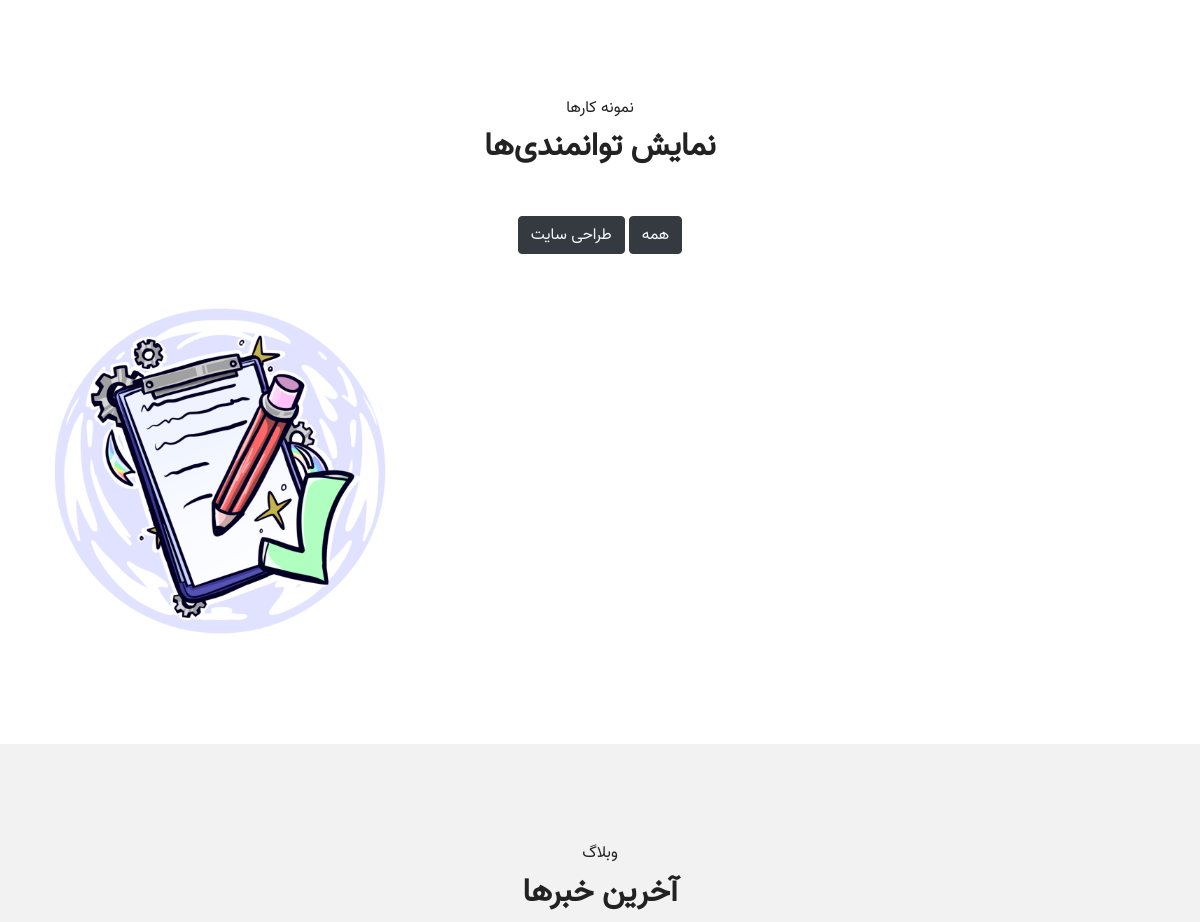
The app's page / (middle part), older data.
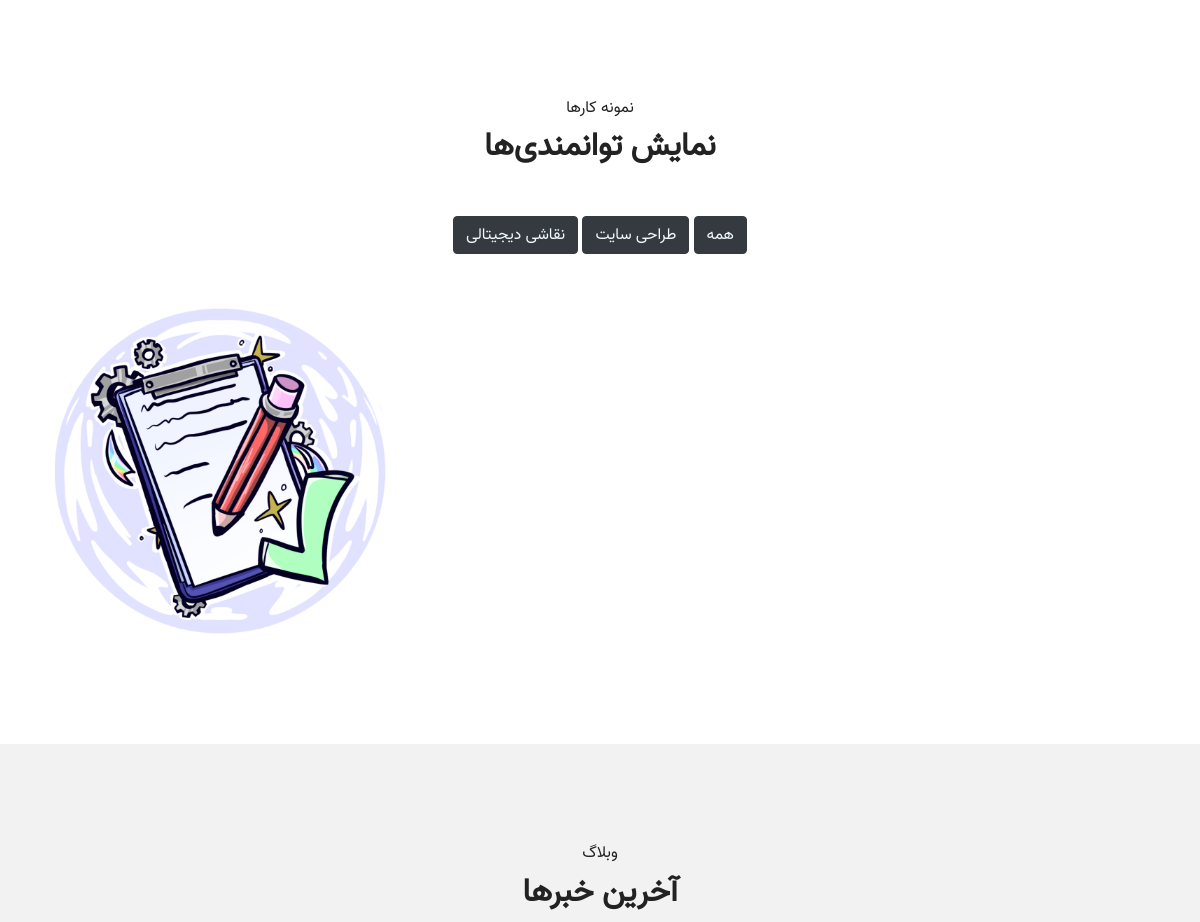
The same page, newer data.
### home/models.py (models this page shows, shortened)
class Category(models.Model):
    title = models.CharField(max_length=100 , verbose_name='عنوان دسته بندی')
    slug = models.SlugField(max_length=100 ,allow_unicode=True, unique= True , verbose_name= 'آدرس دسته بندی')
    class Meta:
        verbose_name = 'دسته‌بندی'
        verbose_name_plural = 'دسته‌بندی‌ها'

class Portfolio(models.Model):
    title = models.CharField(max_length=150, verbose_name='عنوان پروژه')
    slug = models.SlugField(max_length=100, unique=True,blank=True,allow_unicode=True , verbose_name='آدرس')
    category = models.ForeignKey(Category , on_delete= models.CASCADE , related_name= 'category', verbose_name='دسته‌بندی')
    employer = models.CharField(max_length=150, verbose_name='کارفرما')
    history = models.DateField(verbose_name='تاریخ انجام')
    address_project = models.URLField(max_length=200, verbose_name='آدرس پروژه')
    description=models.TextField(verbose_name='توضیحات')
    image = models.ImageField(upload_to = 'portfolio/', verbose_name='تصویر')
    created = models.DateTimeField(auto_now_add=True, verbose_name='تاریخ ایجاد')
    updated = models.DateTimeField(auto_now=True, verbose_name='تاریخ بروزرسانی')
    class Meta:
        verbose_name = 'نمونه‌کار'
        verbose_name_plural = 'نمونه‌کارها'

### home/views.py (the view)
# urls.py: re_path(r'^(?P<cat_slug>[-\wآ-ی]+)/$', HomeView.as_view() , name='home'),
class HomeView(View):
    template_name = 'home/index.html'
    form_class = ContactForm
    def get(self,requset , cat_slug = None):
        post = Post.objects.filter(status = 'p')
        about_us = AboutUs.objects.first()
        service = Service.objects.all()
        stats = StatsSection.objects.all()
        portfolio = Portfolio.objects.all()
        categories = Category.objects.all()
        team_member = TeamMember.objects.all()
        form = self.form_class()
        if cat_slug :
            category = get_object_or_404(Category , slug = cat_slug)
            portfolio = Portfolio.objects.filter(category = category)
        return render(requset , self.template_name , {
            'form':form ,
            'posts':post ,
            'about_us':about_us,
            'services':service,
            'stats':stats,
            'portfolio':portfolio,
            'category':categories,
            'team_member':team_member,
            })

### meta/context_processors.py (called while the page is built)
def static_path(request):
    return {"STATIC_PATH": settings.STATIC_URL}

### home/templates/home/index.html (shortened to what this page needs)
{% extends 'base.html' %}
{% block content %}
        <section class="portfolio pt-100 pb-70" data-scroll-index="3">
            <div class="container">
                <div class="row">
                    <div class="col">
                        <div class="heading text-center">
                            <h6>نمونه کارها</h6>
                            <h2>نمایش توانمندی‌ها</h2>
                        </div>
                        <div class="portfolio-filter text-center">
                            <ul>
                                <a href="{% url 'home:home' %}" class="btn btn-dark" style="-webkit-text-fill-color: aliceblue;">همه</a>
                                {% for cat in category %}
                                <a  href="{% url 'home:home' cat.slug %}" class="btn btn-dark" style="-webkit-text-fill-color: aliceblue;">{{cat.title}}</a>
                                {% endfor %}
                            </ul>
                        </div>
                    </div>
                </div>
                <div class="row portfolio-items">
                {% include 'home/portfolio_items.html' %}
                </div>
            </div>
        </section>
        <section class="blogs pt-100 pb-100 bg-gray" data-scroll-index="4">
            <div class="container">
                <div class="row">
                    <div class="col text-center">
                        <div class="heading text-center">
                            <h6>وبلاگ</h6>
                            <h2>آخرین خبرها</h2>
                        </div>
                    </div>
                </div>
            </div>
        </section>
{% endblock %}

### home/templates/home/portfolio_items.html (shortened to what this page needs)
 {% for por in portfolio %}
                    <div class="col-lg-4 col-md-6 item development">
                        <div class="item-content">
                            <img src="{{por.image.url}}" alt="">
                            <div class="item-overlay">
                                <div class="icons">
                                </div>
                            </div>
                        </div>
                    </div>
                {% endfor %}

Row changes from the older to the newer data that the page shows:
added Category: title "نقاشی دیجیتالی"
